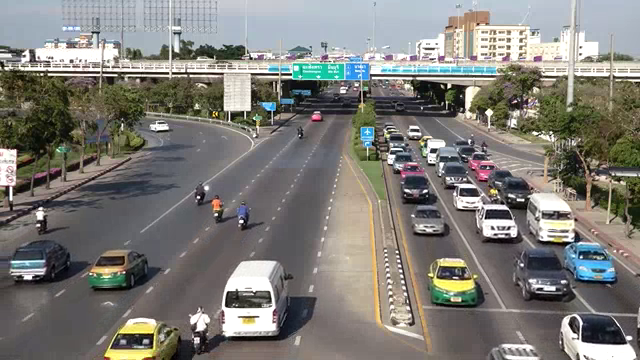
#> input picture frame 27 of test.mp4, 640 x 360 px
$ python OpticalFlowModel.py   (older library calls are emulated)
#> lines starting #> are read from the running program, lines starting #| are printed output that depends on the picture
import cv2
import numpy as np
from scipy import misc
import os, sys
from numpy import *
from matplotlib import pyplot as plt
import time

class OpticalFlowModel:

    def __init__(self):
        self = self

    # [64 lines left out: functions getOptical, buildA, buildB, not called in this run]

if __name__=="__main__":
    # Create a VideoCapture object and read from input file
    # If the input is the camera, pass 0 instead of the video file name
    if os.path.isdir("./res") == False:
        os.mkdir("./res")
    cap = cv2.VideoCapture('./test.mp4')
    # Check if camera opened successfully
    if (cap.isOpened()== False):
        print("Error opening video stream or file")
    fourcc = cv2.VideoWriter_fourcc(*'XVID')
    out = cv2.VideoWriter('output.avi',fourcc, 20.0, (160,90))

    # Read until video is completed
    ret, old = cap.read()
#> old is the input picture: shape (360, 640, 3); mean B, G, R 119.7, 124.7, 126.3
    old = cv2.cvtColor(old, cv2.COLOR_BGR2GRAY)
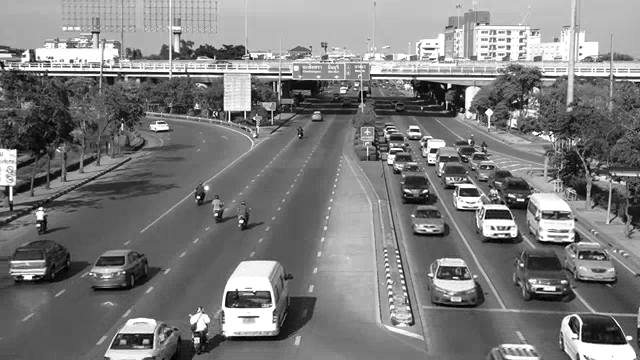
#> old: shape (360, 640); min 0, max 255, mean 124.6
    count = 1
    model = OpticalFlowModel()
    while(cap.isOpened()):
        ret, new = cap.read()
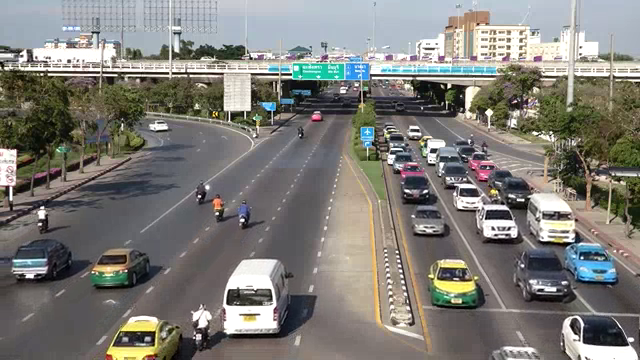
#> input picture frame 28 of test.mp4, 640 x 360 px
#> new is the input picture: shape (360, 640, 3); mean B, G, R 119.5, 124.6, 126.3
        if ret == True:
            new = cv2.cvtColor(new, cv2.COLOR_BGR2GRAY)
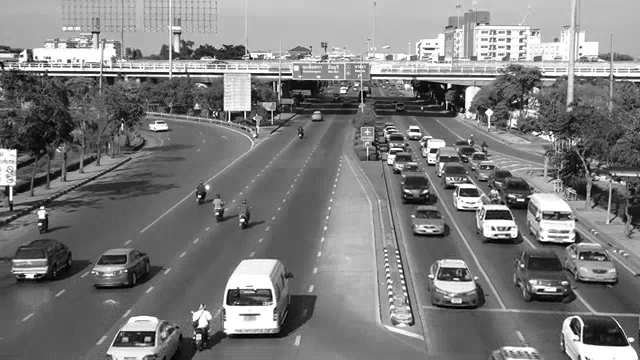
#> new: shape (360, 640); min 0, max 255, mean 124.5
#> (the run stopped early here; a loop or call above may not have finished)

$ run again, starting later in the video
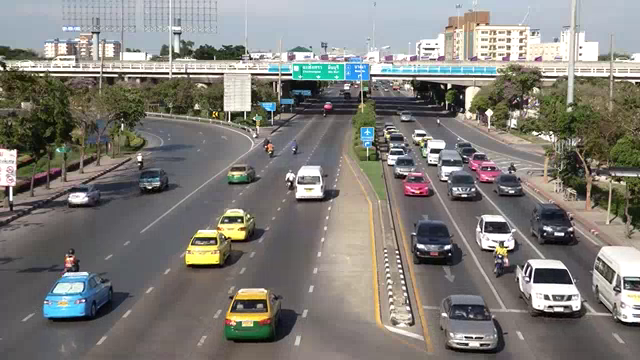
#> input picture frame 124 of test.mp4, 640 x 360 px
#> old is the input picture: shape (360, 640, 3); mean B, G, R 120.9, 126, 128.2
#> old: shape (360, 640)
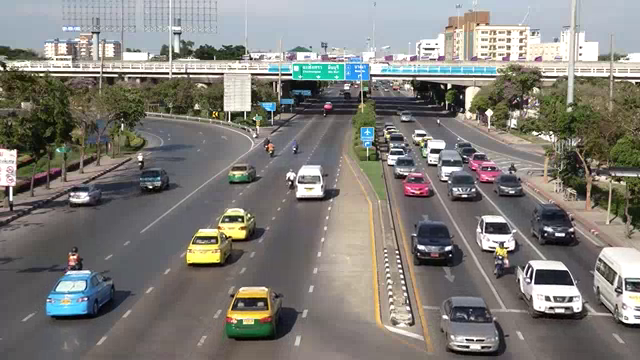
#> input picture frame 125 of test.mp4, 640 x 360 px
#> new is the input picture: shape (360, 640, 3); mean B, G, R 120.9, 126, 128.3
#> `new = cv2.cvtColor(new, cv2.COLOR_BGR2GRAY)`:
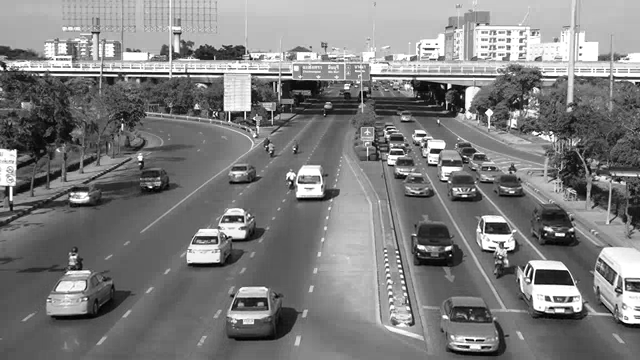
#> new: shape (360, 640); min 0, max 255, mean 126.1

$ run again, starting later in the video
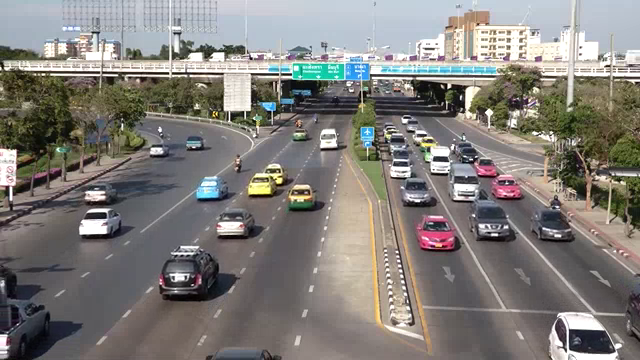
#> input picture frame 221 of test.mp4, 640 x 360 px
#> old is the input picture: shape (360, 640, 3); mean B, G, R 121.9, 125.9, 129.1
#> old: shape (360, 640)
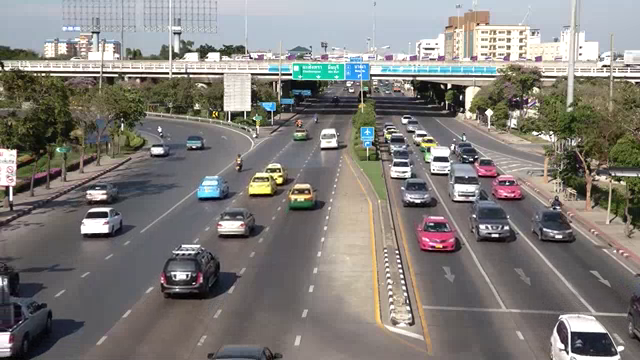
#> input picture frame 222 of test.mp4, 640 x 360 px
#> new is the input picture: shape (360, 640, 3); mean B, G, R 121.9, 125.9, 129.1
#> `new = cv2.cvtColor(new, cv2.COLOR_BGR2GRAY)`:
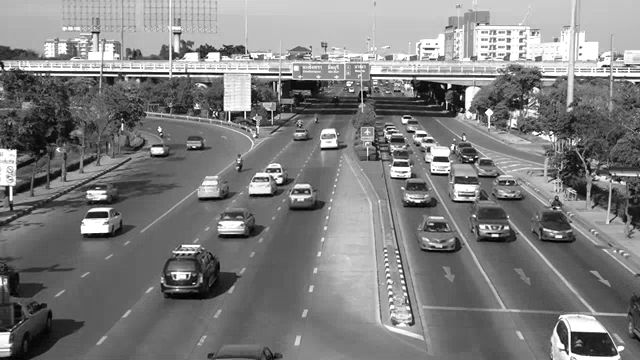
#> new: shape (360, 640); min 0, max 255, mean 126.4
